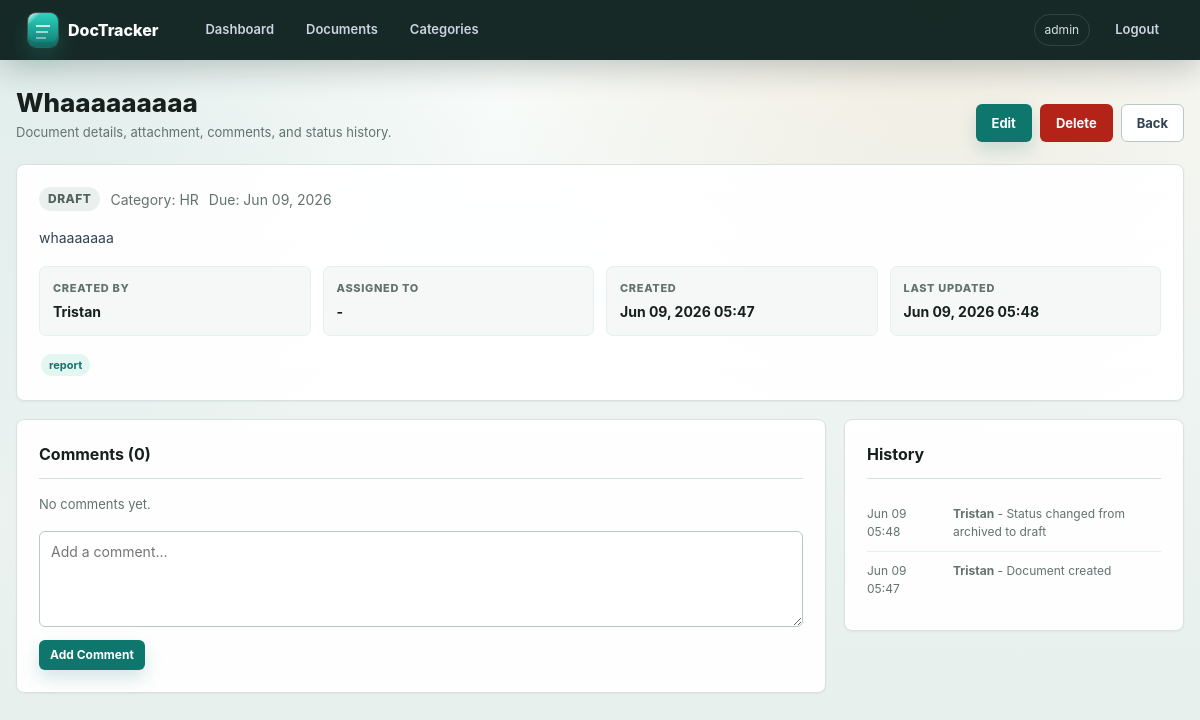
The app's page /documents/7/ (signed in), older data.
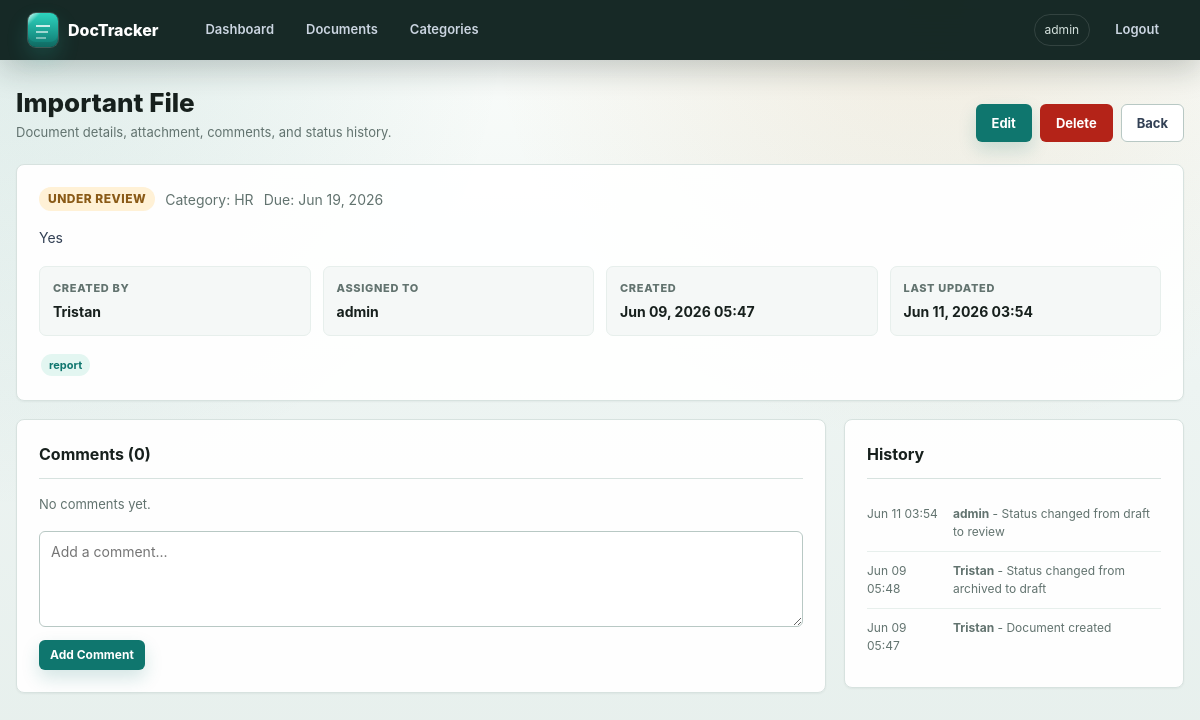
The same page, newer data.
### documents/models.py (models this page shows, shortened)
class Document(models.Model):
    STATUS_CHOICES = [
        ('draft', 'Draft'),
        ('review', 'Under Review'),
        ('approved', 'Approved'),
        ('archived', 'Archived'),
    ]
    title = models.CharField(max_length=255)
    description = models.TextField(blank=True)
    category = models.ForeignKey(Category, on_delete=models.SET_NULL, null=True, blank=True)
    status = models.CharField(max_length=20, choices=STATUS_CHOICES, default='draft')
    file = models.FileField(upload_to='documents/', null=True, blank=True)
    tags = models.CharField(max_length=500, blank=True, help_text="Comma-separated tags")
    created_by = models.ForeignKey(User, on_delete=models.SET_NULL, null=True, related_name='created_docs')
    assigned_to = models.ForeignKey(User, on_delete=models.SET_NULL, null=True, blank=True, related_name='assigned_docs')
    created_at = models.DateTimeField(auto_now_add=True)
    updated_at = models.DateTimeField(auto_now=True)
    due_date = models.DateField(null=True, blank=True)
    class Meta:
        ordering = ['-created_at']
    def get_tags_list(self):
        return [t.strip() for t in self.tags.split(',') if t.strip()]

class DocumentHistory(models.Model):
    document = models.ForeignKey(Document, on_delete=models.CASCADE, related_name='history')
    changed_by = models.ForeignKey(User, on_delete=models.SET_NULL, null=True)
    change_note = models.TextField()
    old_status = models.CharField(max_length=20, blank=True)
    new_status = models.CharField(max_length=20, blank=True)
    timestamp = models.DateTimeField(auto_now_add=True)
    class Meta:
        ordering = ['-timestamp']

class Category(models.Model):
    name = models.CharField(max_length=100, unique=True)
    description = models.TextField(blank=True)
    created_at = models.DateTimeField(auto_now_add=True)
    class Meta:
        verbose_name_plural = "Categories"
        ordering = ['name']

### documents/views.py (the view, shortened to what this page needs)
# urls.py: path('documents/<int:pk>/', views.document_detail, name='document_detail'),
@login_required
def document_detail(request, pk):
    doc = get_object_or_404(Document, pk=pk)
    comment_form = CommentForm()
    comment_added = False
    comments = doc.comments.select_related('author').all()
    context = {
        'doc': doc,
        'can_manage_doc': can_manage_document(request.user, doc),
        'comment_form': comment_form,
        'history': doc.history.select_related('changed_by').all(),
        'comments': comments,
        'comment_added': comment_added,
    }
    template = 'documents/_comments_panel.html' if is_htmx(request) and request.method == 'POST' else 'documents/detail.html'
    return render(request, template, context)

### documents/forms.py
class CommentForm(forms.ModelForm):
    class Meta:
        model = Comment
        fields = ['text']
        widgets = {
            'text': forms.Textarea(attrs={'rows': 2, 'placeholder': 'Add a comment...'}),
        }
        labels = {'text': ''}

### documents/views.py (called while the page is built)
def is_htmx(request):
    return request.headers.get('HX-Request') == 'true'

def can_manage_document(user, document):
    return user.is_staff or user.is_superuser or document.created_by_id == user.id

### templates/documents/detail.html (shortened to what this page needs)
{% extends 'base.html' %}
{% block content %}
<div class="page-header">
  <div>
    <h1>{{ doc.title }}</h1>
    <p class="page-kicker">Document details, attachment, comments, and status history.</p>
  </div>
  <div class="actions">
    {% if can_manage_doc %}
    <a href="{% url 'document_edit' doc.pk %}" class="btn btn-primary">Edit</a>
    <a href="{% url 'document_delete' doc.pk %}" class="btn btn-danger">Delete</a>
    {% endif %}
    <a href="{% url 'document_list' %}" class="btn btn-secondary">Back</a>
  </div>
</div>
<div class="card">
  <div class="document-meta-line">
    <span class="badge badge-{{ doc.status }}" style="font-size:12px;">{{ doc.get_status_display }}</span>
    {% if doc.category %}<span class="text-muted">Category: {{ doc.category.name }}</span>{% endif %}
    {% if doc.due_date %}<span class="text-muted">Due: {{ doc.due_date|date:"M d, Y" }}</span>{% endif %}
  </div>
  {% if doc.description %}
  <p class="document-description">{{ doc.description }}</p>
  {% endif %}
  <div class="detail-meta">
    <div class="meta-item">
      <div class="meta-label">Created By</div>
      <div class="meta-value">{{ doc.created_by.username|default:"-" }}</div>
    </div>
    <div class="meta-item">
      <div class="meta-label">Assigned To</div>
      <div class="meta-value">{{ doc.assigned_to.username|default:"-" }}</div>
    </div>
    <div class="meta-item">
      <div class="meta-label">Created</div>
      <div class="meta-value">{{ doc.created_at|date:"M d, Y H:i" }}</div>
    </div>
    <div class="meta-item">
      <div class="meta-label">Last Updated</div>
      <div class="meta-value">{{ doc.updated_at|date:"M d, Y H:i" }}</div>
    </div>
  </div>
  {% if doc.get_tags_list %}
  <div class="mt-3">
    {% for tag in doc.get_tags_list %}<span class="tag">{{ tag }}</span>{% endfor %}
  </div>
  {% endif %}
</div>
<div class="detail-grid">
  {% include 'documents/_comments_panel.html' %}
  <div class="card">
    <h2>History</h2>
    {% for h in history %}
    <div class="history-item">
      <span>{{ h.timestamp|date:"M d H:i" }}</span>
      <span><strong>{{ h.changed_by.username|default:"?" }}</strong> - {{ h.change_note }}</span>
    </div>
    {% empty %}
    <p class="text-muted" style="font-size:13px;">No history yet.</p>
    {% endfor %}
  </div>
</div>
{% endblock %}

Row changes from the older to the newer data that the page shows:
changed Document "report": title "Whaaaaaaaaa" → "Important File"; status "DRAFT" → "UNDER REVIEW"; due_date "Jun 09, 2026" → "Jun 19, 2026"; description "whaaaaaaa" → "Yes"; assigned_to.username "-" → "admin"; updated_at "Jun 09, 2026 05:48" → "Jun 11, 2026 03:54"
added DocumentHistory: timestamp "Jun 11 03:54", changed_by.username "admin", change_note "Status changed from draft to review"
